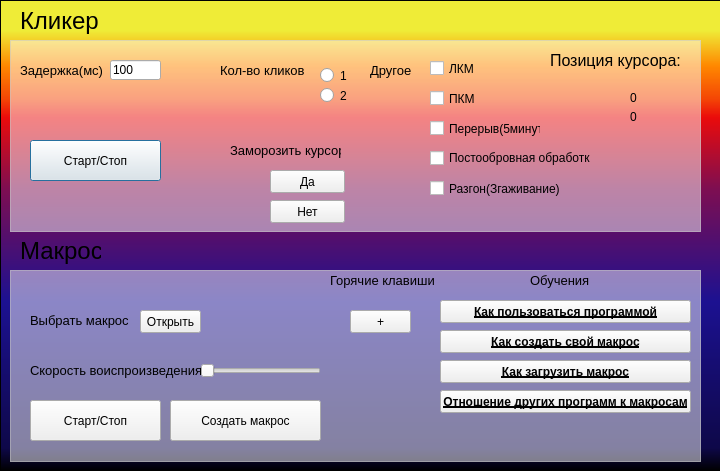
<?xml version="1.0" encoding="UTF-8"?>
<ui version="4.0">
 <class>Auxprog</class>
 <widget class="QDialog" name="Auxprog">
  <property name="geometry">
   <rect>
    <x>0</x>
    <y>0</y>
    <width>720</width>
    <height>471</height>
   </rect>
  </property>
  <property name="windowTitle">
   <string>Auxprog</string>
  </property>
  <property name="windowIcon">
   <iconset>
    <normaloff>../../../../Pictures/Saved Pictures/Путин.jpg</normaloff>../../../../Pictures/Saved Pictures/Путин.jpg</iconset>
  </property>
  <property name="styleSheet">
   <string notr="true">.QPushButton {

}
#PushButton {
}</string>
  </property>
  <widget class="QGraphicsView" name="graphicsView">
   <property name="enabled">
    <bool>true</bool>
   </property>
   <property name="geometry">
    <rect>
     <x>10</x>
     <y>40</y>
     <width>691</width>
     <height>192</height>
    </rect>
   </property>
   <property name="styleSheet">
    <string notr="true">.QGraphicsView {
	
	background-color: rgba(255, 255, 255, 125);
}</string>
   </property>
   <property name="interactive">
    <bool>true</bool>
   </property>
   <property name="sceneRect">
    <rectf>
     <x>0.000000000000000</x>
     <y>0.000000000000000</y>
     <width>0.000000000000000</width>
     <height>0.000000000000000</height>
    </rectf>
   </property>
  </widget>
  <widget class="QPushButton" name="Startstop">
   <property name="geometry">
    <rect>
     <x>30</x>
     <y>140</y>
     <width>131</width>
     <height>41</height>
    </rect>
   </property>
   <property name="text">
    <string>Старт/Стоп</string>
   </property>
  </widget>
  <widget class="QLabel" name="label">
   <property name="geometry">
    <rect>
     <x>20</x>
     <y>0</y>
     <width>81</width>
     <height>41</height>
    </rect>
   </property>
   <property name="font">
    <font>
     <pointsize>18</pointsize>
    </font>
   </property>
   <property name="text">
    <string>Кликер</string>
   </property>
  </widget>
  <widget class="QLabel" name="label_2">
   <property name="geometry">
    <rect>
     <x>20</x>
     <y>50</y>
     <width>91</width>
     <height>41</height>
    </rect>
   </property>
   <property name="font">
    <font>
     <pointsize>10</pointsize>
    </font>
   </property>
   <property name="text">
    <string>Задержка(мс)</string>
   </property>
  </widget>
  <widget class="QLabel" name="label_3">
   <property name="geometry">
    <rect>
     <x>220</x>
     <y>50</y>
     <width>91</width>
     <height>41</height>
    </rect>
   </property>
   <property name="font">
    <font>
     <pointsize>10</pointsize>
    </font>
   </property>
   <property name="text">
    <string>Кол-во кликов</string>
   </property>
  </widget>
  <widget class="QRadioButton" name="radioButton">
   <property name="geometry">
    <rect>
     <x>320</x>
     <y>60</y>
     <width>82</width>
     <height>31</height>
    </rect>
   </property>
   <property name="text">
    <string>1</string>
   </property>
  </widget>
  <widget class="QRadioButton" name="radioButton_2">
   <property name="geometry">
    <rect>
     <x>320</x>
     <y>80</y>
     <width>82</width>
     <height>31</height>
    </rect>
   </property>
   <property name="text">
    <string>2</string>
   </property>
  </widget>
  <widget class="QLabel" name="label_4">
   <property name="geometry">
    <rect>
     <x>370</x>
     <y>50</y>
     <width>81</width>
     <height>41</height>
    </rect>
   </property>
   <property name="font">
    <font>
     <pointsize>10</pointsize>
    </font>
   </property>
   <property name="text">
    <string>Другое</string>
   </property>
  </widget>
  <widget class="QCheckBox" name="checkBox">
   <property name="geometry">
    <rect>
     <x>430</x>
     <y>60</y>
     <width>70</width>
     <height>17</height>
    </rect>
   </property>
   <property name="text">
    <string>ЛКМ</string>
   </property>
  </widget>
  <widget class="QCheckBox" name="checkBox_2">
   <property name="geometry">
    <rect>
     <x>430</x>
     <y>90</y>
     <width>70</width>
     <height>17</height>
    </rect>
   </property>
   <property name="text">
    <string>ПКМ</string>
   </property>
  </widget>
  <widget class="QCheckBox" name="checkBox_3">
   <property name="geometry">
    <rect>
     <x>430</x>
     <y>120</y>
     <width>111</width>
     <height>17</height>
    </rect>
   </property>
   <property name="text">
    <string>Перерыв(5минут)</string>
   </property>
  </widget>
  <widget class="QCheckBox" name="checkBox_4">
   <property name="geometry">
    <rect>
     <x>430</x>
     <y>150</y>
     <width>161</width>
     <height>16</height>
    </rect>
   </property>
   <property name="text">
    <string>Постообровная обработка</string>
   </property>
  </widget>
  <widget class="QCheckBox" name="checkBox_5">
   <property name="geometry">
    <rect>
     <x>430</x>
     <y>180</y>
     <width>131</width>
     <height>17</height>
    </rect>
   </property>
   <property name="text">
    <string>Разгон(Згаживание)</string>
   </property>
  </widget>
  <widget class="QLabel" name="label_freze">
   <property name="geometry">
    <rect>
     <x>230</x>
     <y>130</y>
     <width>111</width>
     <height>41</height>
    </rect>
   </property>
   <property name="font">
    <font>
     <pointsize>10</pointsize>
    </font>
   </property>
   <property name="text">
    <string>Заморозить курсор</string>
   </property>
  </widget>
  <widget class="QPushButton" name="pushButton_2">
   <property name="geometry">
    <rect>
     <x>270</x>
     <y>170</y>
     <width>75</width>
     <height>23</height>
    </rect>
   </property>
   <property name="text">
    <string>Да</string>
   </property>
  </widget>
  <widget class="QPushButton" name="pushButton_3">
   <property name="geometry">
    <rect>
     <x>270</x>
     <y>200</y>
     <width>75</width>
     <height>23</height>
    </rect>
   </property>
   <property name="text">
    <string>Нет</string>
   </property>
  </widget>
  <widget class="QLabel" name="label_6">
   <property name="geometry">
    <rect>
     <x>20</x>
     <y>230</y>
     <width>81</width>
     <height>41</height>
    </rect>
   </property>
   <property name="font">
    <font>
     <pointsize>18</pointsize>
    </font>
   </property>
   <property name="text">
    <string>Макросы</string>
   </property>
  </widget>
  <widget class="QGraphicsView" name="graphicsView_2">
   <property name="enabled">
    <bool>true</bool>
   </property>
   <property name="geometry">
    <rect>
     <x>10</x>
     <y>270</y>
     <width>691</width>
     <height>192</height>
    </rect>
   </property>
   <property name="styleSheet">
    <string notr="true">.QGraphicsView {
	
	background-color: rgba(255, 255, 255, 125);
}</string>
   </property>
   <property name="interactive">
    <bool>true</bool>
   </property>
   <property name="sceneRect">
    <rectf>
     <x>0.000000000000000</x>
     <y>0.000000000000000</y>
     <width>0.000000000000000</width>
     <height>0.000000000000000</height>
    </rectf>
   </property>
  </widget>
  <widget class="QPushButton" name="pushButton_4">
   <property name="geometry">
    <rect>
     <x>30</x>
     <y>400</y>
     <width>131</width>
     <height>41</height>
    </rect>
   </property>
   <property name="text">
    <string>Старт/Стоп</string>
   </property>
  </widget>
  <widget class="QLabel" name="label_7">
   <property name="geometry">
    <rect>
     <x>30</x>
     <y>300</y>
     <width>101</width>
     <height>41</height>
    </rect>
   </property>
   <property name="font">
    <font>
     <pointsize>10</pointsize>
    </font>
   </property>
   <property name="text">
    <string>Выбрать макрос</string>
   </property>
  </widget>
  <widget class="QPushButton" name="pushButton_5">
   <property name="geometry">
    <rect>
     <x>140</x>
     <y>310</y>
     <width>61</width>
     <height>23</height>
    </rect>
   </property>
   <property name="text">
    <string>Открыть</string>
   </property>
  </widget>
  <widget class="QPushButton" name="pushButton_6">
   <property name="geometry">
    <rect>
     <x>170</x>
     <y>400</y>
     <width>151</width>
     <height>41</height>
    </rect>
   </property>
   <property name="text">
    <string>Создать макрос</string>
   </property>
  </widget>
  <widget class="QLabel" name="label_8">
   <property name="geometry">
    <rect>
     <x>530</x>
     <y>260</y>
     <width>101</width>
     <height>41</height>
    </rect>
   </property>
   <property name="font">
    <font>
     <pointsize>10</pointsize>
    </font>
   </property>
   <property name="text">
    <string>Обучения</string>
   </property>
  </widget>
  <widget class="QPushButton" name="pushButton_7">
   <property name="geometry">
    <rect>
     <x>440</x>
     <y>300</y>
     <width>251</width>
     <height>23</height>
    </rect>
   </property>
   <property name="font">
    <font>
     <weight>75</weight>
     <bold>true</bold>
     <underline>true</underline>
    </font>
   </property>
   <property name="text">
    <string>Как пользоваться программой</string>
   </property>
  </widget>
  <widget class="QPushButton" name="pushButton_8">
   <property name="geometry">
    <rect>
     <x>440</x>
     <y>330</y>
     <width>251</width>
     <height>23</height>
    </rect>
   </property>
   <property name="font">
    <font>
     <weight>75</weight>
     <bold>true</bold>
     <underline>true</underline>
    </font>
   </property>
   <property name="text">
    <string>Как создать свой макрос</string>
   </property>
  </widget>
  <widget class="QPushButton" name="pushButton_9">
   <property name="geometry">
    <rect>
     <x>440</x>
     <y>360</y>
     <width>251</width>
     <height>23</height>
    </rect>
   </property>
   <property name="font">
    <font>
     <weight>75</weight>
     <bold>true</bold>
     <underline>true</underline>
    </font>
   </property>
   <property name="text">
    <string>Как загрузить макрос</string>
   </property>
  </widget>
  <widget class="QPushButton" name="pushButton_10">
   <property name="geometry">
    <rect>
     <x>440</x>
     <y>390</y>
     <width>251</width>
     <height>23</height>
    </rect>
   </property>
   <property name="font">
    <font>
     <weight>75</weight>
     <bold>true</bold>
     <underline>true</underline>
    </font>
   </property>
   <property name="text">
    <string>Отношение других программ к макросам</string>
   </property>
  </widget>
  <widget class="QLabel" name="label_9">
   <property name="geometry">
    <rect>
     <x>330</x>
     <y>260</y>
     <width>111</width>
     <height>41</height>
    </rect>
   </property>
   <property name="font">
    <font>
     <pointsize>10</pointsize>
    </font>
   </property>
   <property name="text">
    <string>Горячие клавиши</string>
   </property>
  </widget>
  <widget class="QPushButton" name="pushButton_11">
   <property name="geometry">
    <rect>
     <x>350</x>
     <y>310</y>
     <width>61</width>
     <height>23</height>
    </rect>
   </property>
   <property name="text">
    <string>+</string>
   </property>
  </widget>
  <widget class="QGraphicsView" name="graphicsView_3">
   <property name="enabled">
    <bool>true</bool>
   </property>
   <property name="geometry">
    <rect>
     <x>0</x>
     <y>0</y>
     <width>721</width>
     <height>471</height>
    </rect>
   </property>
   <property name="styleSheet">
    <string notr="true">.QGraphicsView {
	
	background-color: qlineargradient(spread:pad, x1:0, y1:1, x2:0, y2:0, stop:0 rgba(0, 0, 0, 255), stop:0.05 rgba(14, 8, 73, 255), stop:0.36 rgba(28, 17, 145, 255), stop:0.6 rgba(126, 14, 81, 255), stop:0.75 rgba(234, 11, 11, 255), stop:0.79 rgba(244, 70, 5, 255), stop:0.86 rgba(255, 136, 0, 255), stop:0.935 rgba(239, 236, 55, 255));
}</string>
   </property>
   <property name="interactive">
    <bool>true</bool>
   </property>
   <property name="sceneRect">
    <rectf>
     <x>0.000000000000000</x>
     <y>0.000000000000000</y>
     <width>0.000000000000000</width>
     <height>0.000000000000000</height>
    </rectf>
   </property>
  </widget>
  <widget class="QSlider" name="horizontalSlider">
   <property name="geometry">
    <rect>
     <x>200</x>
     <y>360</y>
     <width>121</width>
     <height>22</height>
    </rect>
   </property>
   <property name="orientation">
    <enum>Qt::Horizontal</enum>
   </property>
  </widget>
  <widget class="QLabel" name="label_10">
   <property name="geometry">
    <rect>
     <x>30</x>
     <y>350</y>
     <width>171</width>
     <height>41</height>
    </rect>
   </property>
   <property name="font">
    <font>
     <pointsize>10</pointsize>
    </font>
   </property>
   <property name="text">
    <string>Скорость воиспроизведения</string>
   </property>
  </widget>
  <widget class="QLabel" name="posX">
   <property name="geometry">
    <rect>
     <x>630</x>
     <y>90</y>
     <width>47</width>
     <height>16</height>
    </rect>
   </property>
   <property name="text">
    <string>0</string>
   </property>
  </widget>
  <widget class="QLabel" name="posY">
   <property name="geometry">
    <rect>
     <x>630</x>
     <y>110</y>
     <width>47</width>
     <height>13</height>
    </rect>
   </property>
   <property name="text">
    <string>0</string>
   </property>
  </widget>
  <widget class="QLabel" name="posY_2">
   <property name="geometry">
    <rect>
     <x>550</x>
     <y>40</y>
     <width>141</width>
     <height>41</height>
    </rect>
   </property>
   <property name="text">
    <string>&lt;html&gt;&lt;head/&gt;&lt;body&gt;&lt;p&gt;&lt;span style=&quot; font-size:12pt;&quot;&gt;Позиция курсора:&lt;/span&gt;&lt;/p&gt;&lt;/body&gt;&lt;/html&gt;</string>
   </property>
  </widget>
  <widget class="QLineEdit" name="Delay01">
   <property name="geometry">
    <rect>
     <x>110</x>
     <y>60</y>
     <width>51</width>
     <height>20</height>
    </rect>
   </property>
   <property name="text">
    <string>100</string>
   </property>
  </widget>
  <zorder>graphicsView_3</zorder>
  <zorder>graphicsView</zorder>
  <zorder>Startstop</zorder>
  <zorder>label</zorder>
  <zorder>label_2</zorder>
  <zorder>label_3</zorder>
  <zorder>radioButton</zorder>
  <zorder>radioButton_2</zorder>
  <zorder>label_4</zorder>
  <zorder>checkBox</zorder>
  <zorder>checkBox_2</zorder>
  <zorder>checkBox_3</zorder>
  <zorder>checkBox_4</zorder>
  <zorder>checkBox_5</zorder>
  <zorder>label_freze</zorder>
  <zorder>pushButton_2</zorder>
  <zorder>pushButton_3</zorder>
  <zorder>label_6</zorder>
  <zorder>graphicsView_2</zorder>
  <zorder>pushButton_4</zorder>
  <zorder>label_7</zorder>
  <zorder>pushButton_5</zorder>
  <zorder>pushButton_6</zorder>
  <zorder>label_8</zorder>
  <zorder>pushButton_7</zorder>
  <zorder>pushButton_8</zorder>
  <zorder>pushButton_9</zorder>
  <zorder>pushButton_10</zorder>
  <zorder>label_9</zorder>
  <zorder>pushButton_11</zorder>
  <zorder>horizontalSlider</zorder>
  <zorder>label_10</zorder>
  <zorder>posX</zorder>
  <zorder>posY</zorder>
  <zorder>posY_2</zorder>
  <zorder>Delay01</zorder>
 </widget>
 <resources/>
 <connections>
  <connection>
   <sender>pushButton_4</sender>
   <signal>clicked()</signal>
   <receiver>horizontalSlider</receiver>
   <slot>hide()</slot>
   <hints>
    <hint type="sourcelabel">
     <x>121</x>
     <y>419</y>
    </hint>
    <hint type="destinationlabel">
     <x>213</x>
     <y>378</y>
    </hint>
   </hints>
  </connection>
  <connection>
   <sender>pushButton_3</sender>
   <signal>clicked()</signal>
   <receiver>label_freze</receiver>
   <slot>update()</slot>
   <hints>
    <hint type="sourcelabel">
     <x>307</x>
     <y>211</y>
    </hint>
    <hint type="destinationlabel">
     <x>285</x>
     <y>150</y>
    </hint>
   </hints>
  </connection>
 </connections>
</ui>
